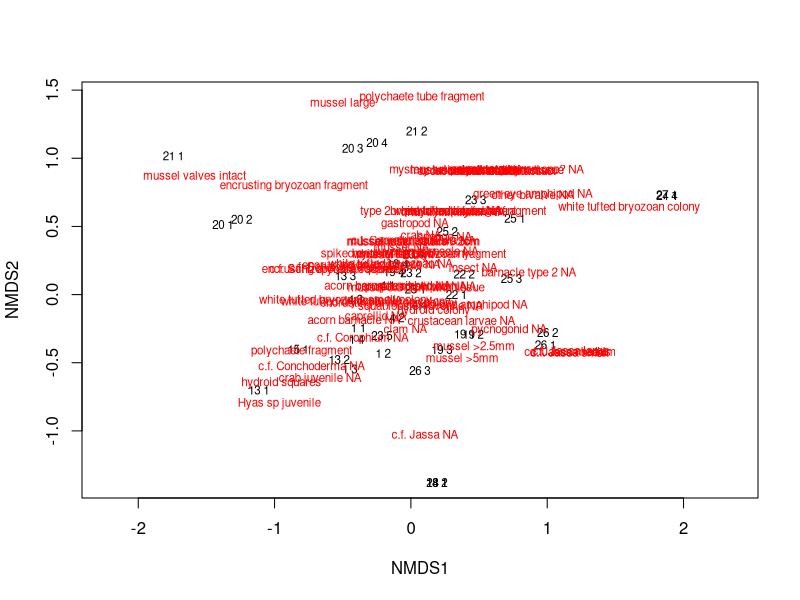

Reproduce this figure in R.
## ---- chunk 1
knitr::opts_chunk$set(echo = TRUE)
library(vegan)
library(tidyverse)
library(readr)
## ---- chunk 2
taxon_count_data <- read_csv("data/taxon_count_data_internal_pipework.csv")
taxon_density <- taxon_count_data %>% 
  mutate(id = paste(area, quadrat_number)) %>% #some quadrats had multiple 'sample' so changed to just area and quadrat
  group_by(id, taxon, taxon_grouping_qualifier) %>% 
  mutate(density = count*multiply_by/divide_by/area_sampled*100) %>% #counts per m2
  summarise(avg_density = mean(density))
## ---- chunk 3
community_matrix <- taxon_density %>% 
  group_by(id) %>% 
  mutate(full_taxon_group = paste(taxon, taxon_grouping_qualifier)) %>% 
  select(id, full_taxon_group, avg_density) %>% 
  pivot_wider(names_from = full_taxon_group, values_from = avg_density) %>% 
  ungroup() %>% 
  column_to_rownames(var = "id")
community_matrix[is.na(community_matrix)] <- 0
community_matrix <- community_matrix %>% 
  filter_all(any_vars(. != 0))
## ---- chunk 4
internal_pipe_nmds <- metaMDS(community_matrix, k = 2)
plot(internal_pipe_nmds, type = "t")
